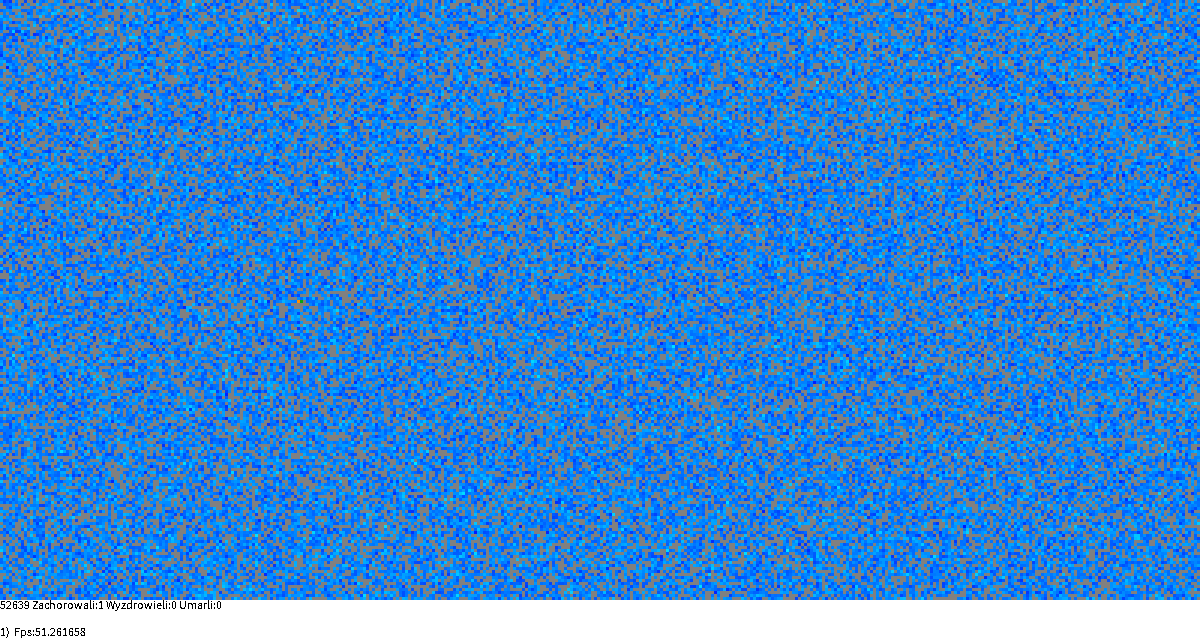
Frame 1 (no input)
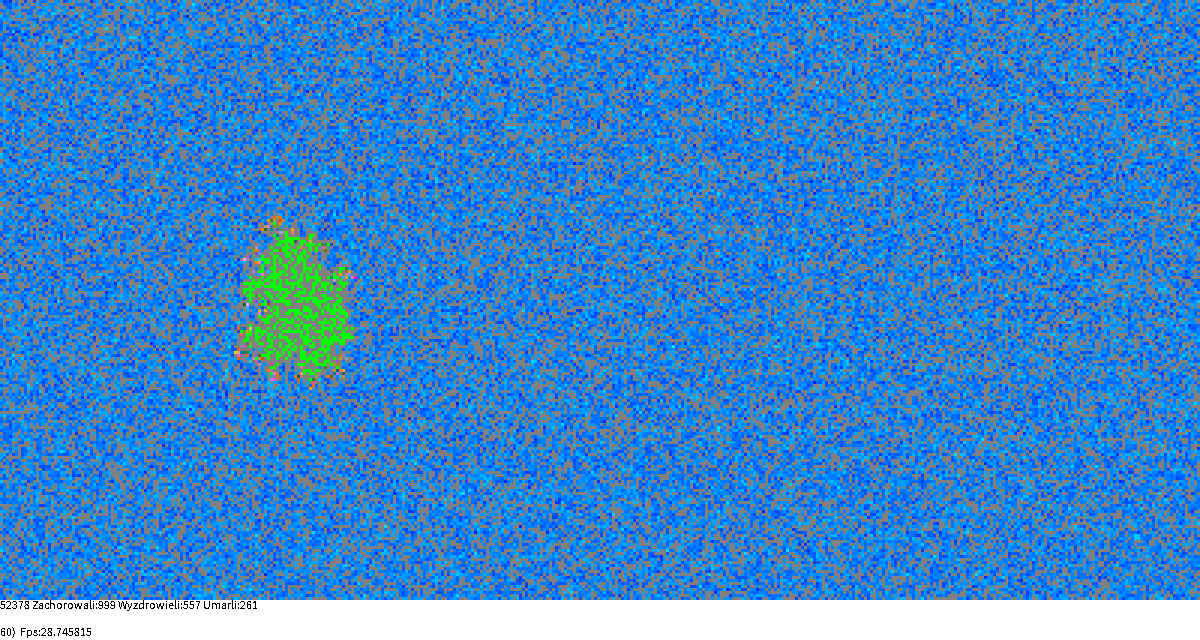
Frame 60 (the mouse pressed at the canvas centre just before this capture)
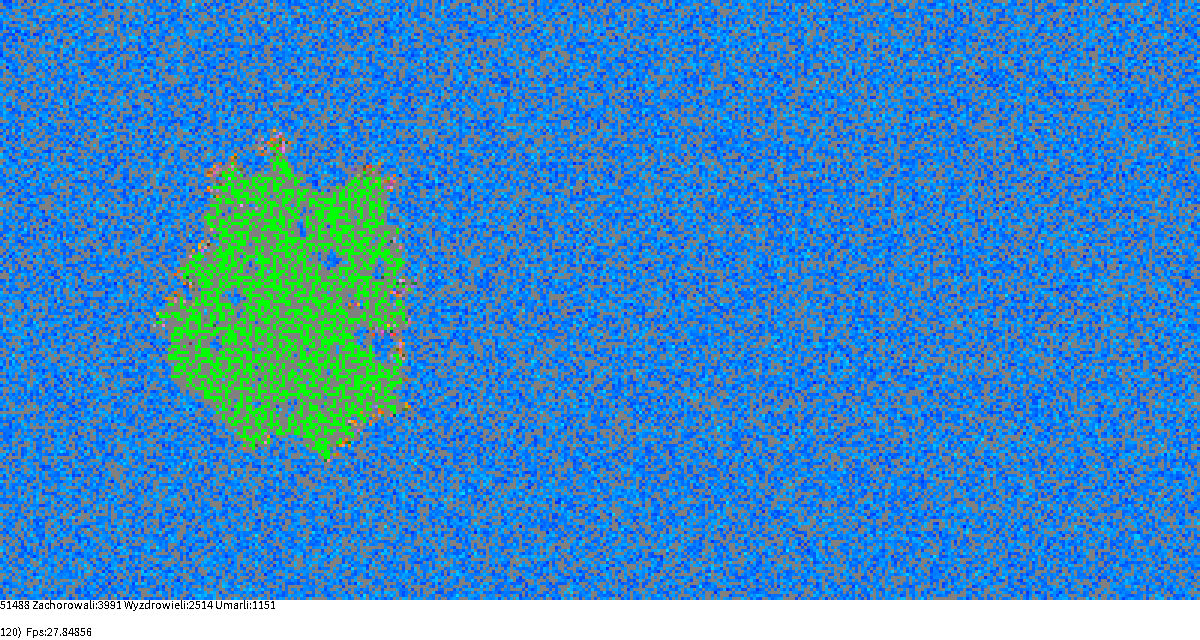
Frame 120 (the mouse held since frame 60 and released just before this capture)

The Processing sketch that drew these frames (run headless with seeded random() and noise(); from frame 60 on, the mouse is pressed at the canvas centre):

// Processing sketch: ABMEpidemiaRectImmG
// ── ABMEpidemiaRectImmG.pde
// ABM minimum template - using template for AGENT BASE MODEL in 1D & 2D discrete geometry
// @author Wojciech Borkowski
//-///////////////////////////////////////////////////////////////////////////////////////

//MODEL PARAMETERS
int side=200; //LENGTH OF THE SIDE OF THE WORLD
String modelName="ABMEpidemia";
float density=0.66;

World TheWorld=new World(side); //INITIALIZATION IS COMPLETED 
                               //IN THE setup() FUNCTION

//"final" is something like constants ;-)
final int Duration=7; //Infection duration
//final int Empty=0; //UNNECESSARY. Instead, there is a null value in the agent handle array cell. 
final int Susceptible=1;
final int Infected=2;
final int Recovered=Infected+Duration;
//final float PTransfer=???;  //Probability of infecting an agent in a single interaction
                              //teraz zależy od indywidualnej wartości `immunity`!
final float PDeath=0.05;      //Average probability of death in one day of illness duration

//STATISTICS CALCULATED DURING THE SIMULATION
int liveCount=0;
int sumInfected=0; //Number of successful infections
int sumRecovered=0; //Number of recoveries
int sumDeath=0; //Number of deaths
                               
//VISUALIZATION PARAMETERS, STATISTICS, ETC.
int cwidth=3; //CELL SIDE LENGTH IN VISUALIZATION - THE VALUE GIVEN HERE IS ONLY PROVISIONAL
              //WARTOŚĆ NADANA TU JEST TYLKO WSTĘPNA
int STATUSHEIGH=40; //HEIGHT OF THE STATUS BAR AT THE BOTTOM OF THE WINDOW

int STEPSperVIS=1; //HOW OFTEN DO WE RUN THE VISUALIZATION
int FRAMEFREQ=30; //HOW MANY TIMES PER SECOND DOES draw() RUN?

//boolean WITH_VIDEO=false; //DO WE WANT TO SAVE TO A MOVIE FILE (requires RTMVideo.pde module)
boolean simulationRun=true; //SIMULATION OPERATIONS FLAG (Start/Stop) 

void setup()
{
  //GRAPHICS BELOW
  size(1200,640); //UNFORTUNATELY, ONLY LITERAL VALUES CAN BE PRESENTED HERE ("LITERALS")
  noSmooth();   //Significantly speeds up visualizations
  frameRate(FRAMEFREQ);
  background(255,255,200);
  strokeWeight(2);
  //randomSeed(-1013); //Seeding a generator when a repeatable sequence is required, e.g., 107 or 1013.
  
  //INITIALIZATION OF THE MODEL AND (OPTIONALLY) STATISTICS
  initializeModel(TheWorld); //COMPLETING WORLD INITIALIZATION
  //initializeStats();      //UNCOMMENT THIS IF USING STATISTICS
  //doStatistics(TheWorld); //as above
  
  //CALCULATE THE REQUIRED WINDOW SIZE FOR size()
  println(modelName+": REQUIRED SIZE OF PAINTING AREA IS "
          +(cwidth*side)+"x"+(cwidth*side+STATUSHEIGH));
  cwidth=(height-STATUSHEIGH)/side; // HOWEVER, WE ADAPT THE SIZE OF THE CELLS TO THE WINDOW THAT IS
  
  //INITIALIZE ANIMATION RECORDING (if using RTMVideo.pde)
  //if(WITH_VIDEO) {initVideoExport(this,modelName+".mp4",FRAMEFREQ);FirstVideoFrame();}
  
  //CONSOLE INFO AT THE END OF THE setup() FUNCTION
  println("CURRENT SIZE OF PAINTING AREA IS "+width+"x"+height); //-myMenu.bounds.height???
  visualizeModel(TheWorld); //FIRST WORLD VISUALIZATION AFTER INITIALIZATION
  
  //if(!simulationRun) //REQUIRES RTMEvents.pde MODULE
  //  println("PRESS 'r' or 'ESC' to start simulation");
  //else
  //  println("PRESS 's' or 'ESC' to pause simulation");
  
  //NextVideoFrame(); //FIRST REAL ANIMATION FRAME (if we use RTMVideo.pde)
}

void draw()
{
  if(simulationRun)
  {
    modelStep(TheWorld);
    //doStatistics(TheWorld); //UNCOMMENT THIS IF USING STATISTICS
  }                          //Uses an internal flag to determine whether the log has been opened
  
  writeStatusLine();
  
  if(!simulationRun //Only visualization should work after pausing the simulation
  || StepCounter % STEPSperVIS == 0 ) //When the model is running, visualization should only be performed every few steps
  {
    visualizeModel(TheWorld);
    //NextVideoFrame(); //ANIMATION FRAME RECORDING FUNCTION. 
  }                    //Uses an internal flag to determine if the movie has started

}

void writeStatusLine()
{
  fill(255);rect(0,side*cwidth,width,STATUSHEIGH);
  fill(0);noStroke();
  textAlign(LEFT, TOP);
  text(liveCount+" Zachorowali:"+sumInfected+" Wyzdrowieli:"+sumRecovered+" Umarli:"+sumDeath,0,side*cwidth); //A place for the MOST IMPORTANT STATISTICS
  println("ST:"+StepCounter+"\tZ\t"+sumInfected+"\tW\t"+sumRecovered+"\tU\t"+sumDeath);
  textAlign(LEFT, BOTTOM);
  text(StepCounter+")  Fps:"+ frameRate,0,side*cwidth+STATUSHEIGH-2);
}

//-/////////////////////////////////////////////////////////////////////////////////////////
//  https://www.researchgate.net/profile/WOJCIECH_BORKOWSKI - ABM MAIN TEMPLATE
//-/////////////////////////////////////////////////////////////////////////////////////////

// ── Agent.pde
// An agent is one of the two central classes in any ABM model.
//-/////////////////////////////////////////////////////////////
class Agent
{
  int   state;
  float immunity; //InsteadPTransfer!
  
  Agent() //Agent constructor. Initializes attributes
  {
    state=Susceptible;
    immunity=( random(1.0)+random(1.0)+random(1.0)
              +random(1.0)+random(1.0)+random(1.0) )/6.0; //Mean 0.5
            //=random(1.0); //The mean is the same, but the distribution is flat
  }
}

//-/////////////////////////////////////////////////////////////////////////////////////////
//  https://www.researchgate.net/profile/WOJCIECH_BORKOWSKI - ABM: AGENT FOR FILL UP
//-/////////////////////////////////////////////////////////////////////////////////////////

// ── AgentBasics.pde
// An agent is one of the two central classes in any ABM model.
// The agent must be initialized and must have change logic
//-/////////////////////////////////////////////////////////////

void initializeAgents(Agent[][] agents)
{
   for(int a=0;a<agents.length;a++)
    for(int b=0;b<agents[a].length;b++)
      if(random(1)<density)
      {
        Agent curr=new Agent();
        //ADDITIONAL AGENT INITIALIZATION CODE, e.g. curr.initialise();
        liveCount++;
        agents[a][b]=curr;
      }
      
   //Initiating infection from the center
   if(agents[agents.length/2][agents.length/2]==null) //If he weren't here
   {
      agents[agents.length/2][agents.length/2]=new Agent();
      liveCount++;
   }
   agents[agents.length/2][agents.length/2].state=Infected;
}
//OR
void initializeAgents(Agent[] agents)
{
  for(int a=0;a<agents.length;a++)
    if(random(1)<density)
    {
      Agent curr=new Agent();
      //ADDITIONAL AGENT INITIALIZATION CODE, e.g. curr.initialise();
      liveCount++;
      agents[a]=curr;
    }
   
   //Initiating infection from the center
   if(agents[agents.length/2]==null) //If he weren't here
   {
      agents[agents.length/2]=new Agent();
      liveCount++;
   }
   agents[agents.length/2].state=Infected;
}

void  agentsChange(Agent[] agents) //to be changed to agentsChange()
{
  int MC=agents.length;
  for(int i=0;i<MC;i++)
  {
    int a=(int)random(0,agents.length);
    if(agents[a]!= null )
    {
      //agents[a].dummy+=random(-0.1,0.1); //EXAMPLE AGENT STATE CHANGE
    }
  }  
}
//OR
void  agentsChange(Agent[][] agents) //to be changed to agentsChange()
{
  int MC=agents.length*agents[0].length;
  for(int i=0;i<MC;i++)
  {
    int a=(int)random(0,agents.length); //or "agents[a].length" in case we want to make a rectangle
    int b=(int)random(0,agents[a].length); //print(a,b,' ');
    if(agents[a][b]!= null )
    {
       //If the cell is empty or the agent is healthy, we do nothing
       if(agents[a][b].state<Infected || Recovered<=agents[a][b].state) continue;
       
       //Calculating neighbor locations
       int dw=(a+1) % agents.length;   
       int up=(agents.length+a-1) % agents.length;
       int right = (b+1) % agents[a].length;      
       int left  = (agents[a].length+b-1) % agents[a].length;

       if(agents[a][left]!=null
       && agents[a][left].state==Susceptible && random(1) < 1-agents[a][left].immunity )
         {agents[a][left].state=Infected; sumInfected++;}
        
       if(agents[a][right]!=null
       && agents[a][right].state==Susceptible && random(1) < 1-agents[a][right].immunity )
         {agents[a][right].state=Infected; sumInfected++;}
        
       if(agents[up][b]!=null
       && agents[up][b].state==Susceptible && random(1) < 1-agents[up][b].immunity )
         {agents[up][b].state=Infected; sumInfected++;}
        
       if(agents[dw][b]!=null
       && agents[dw][b].state==Susceptible && random(1) < 1-agents[dw][b].immunity ) 
         {agents[dw][b].state=Infected; sumInfected++;}

       float prob=random(1); //Fate for the day
       
       if(prob<PDeath) //He dies on this day
        {agents[a][b]=null;sumDeath++;liveCount--;}
        else
        {
          //... or he is cured
          if(++(agents[a][b].state)==Recovered)
              sumRecovered++;
          //else //...OR STILL SUFFERING!
        }
    }
  }
}

//-//////////////////////////////////////////////////////////////////////////////////////////////////////////
//  https://www.researchgate.net/profile/WOJCIECH_BORKOWSKI - ABM: BASIC INITIALISATION & EVERY STEP CHANGE
//-//////////////////////////////////////////////////////////////////////////////////////////////////////////

// ── AssemblingOfWorld.pde
// The world is one of the two central classes of every ABM model
//-/////////////////////////////////////////////////////////////
int StepCounter=0; //GLOBAL SIMULATION STEP COUNTER

class World
{
  //Agent agents[]; //ONE-DIMENSIONAL AGENT TABLE
  //OR
  Agent agents[][]; //TWO-DIMENSIONAL AGENT TABLE
  
  World(int side) //CONSTRUCTION OF THE WORLD
  {
    //agents=new Agent[side];
    //OR
    agents=new Agent[side][2*side];
  }
}

//MORE COMPLEX FUNCTIONALITIES ARE DEFINED AS SEPARATE FUNCTIONS RATHER THAN CLASS METHODS World
//DUE TO PROCESSING SYNTAX LIMITATIONS
//WHICH DOESN'T ALLOW YOU TO HIDE LESS IMPORTANT CLASS METHODS SOMEWHERE ELSE
//-//////////////////////////////////////////////////////////////////////////

void initializeModel(World world)
{
  initializeAgents(world.agents); //THE OVERLOADED FUNCTION WILL BE SELECTED HERE!
}

void visualizeModel(World world)
{
  visualizeAgents(world.agents); //THE OVERLOADED FUNCTION WILL BE SELECTED HERE!
}

//void dummyChange(World world) //THIS FUNCTION CAN BE REMOVED WHEN
//{                             //A REAL MODEL CODE APPEARS
//  dummyChangeAgents(world.agents); //THE OVERLOADED FUNCTION WILL BE SELECTED HERE!
//}

void modelStep(World world)
{
   //dummyChange(world); //TEMPORARY USE OF TRIVIA DYNAMICS
   //OR
   //REAL MODEL CODE
   agentsChange(world.agents); //THE OVERLOADED FUNCTION WILL BE SELECTED HERE!
   
   StepCounter++;
}

//-/////////////////////////////////////////////////////////////////////////////////////////////
//  https://www.researchgate.net/profile/WOJCIECH_BORKOWSKI - ABM: WORLD OF AGENTS FOR FILL UP
//-/////////////////////////////////////////////////////////////////////////////////////////////

// ── ModelVisual.pde
// A world full of agents requires a method of visualization on a screen/window
//-//////////////////////////////////////////////////////////////////////////

void visualizeAgents(Agent[][] agents)
{
  Agent curra;
  for(int a=0;a<agents.length;a++)
   for(int b=0;b<agents[a].length;b++)
   {
    //AGENT COLORING
    if( (curra=agents[a][b]) != null )
    {
      float green=curra.immunity*255;
      switch(curra.state){ //The selection statement allows us to choose any color
      case Recovered:  fill(0,255,0);break; // Cured
      case Infected:   fill(255,green,0);break; // Just infected
      case Susceptible:fill(0,green,255);break; // Vulnerable
      default:         fill(random(255),green,random(255)); // Sick
      break;
      } 
    }
    else
    {
      fill(128);
    }
    
    noStroke();
    rect(b*cwidth,a*cwidth,cwidth,cwidth); //THIS IS ACTUAL DRAWING 
   }
}
//OR
void visualizeAgents(Agent[] agents)
{
   Agent curra;
   for(int a=0;a<agents.length;a++)
   {
    //AGENT COLORING  
    if( (curra=agents[a]) != null )
    {
      switch(curra.state){ //The selection statement allows us to choose any color
      case Recovered:  fill(0,255,0);break; // Cured
      case Infected:   fill(255,0,0);break; // Just infected
      case Susceptible:fill(0,0,255);break; // Vulnerable
      default:         fill(random(255),0,random(255)); // Sick
      break;
      } 
    }
    else
    {
      fill(128);
    }
    
    int t=StepCounter%side;
    noStroke();
    rect(a*cwidth,t*cwidth,cwidth,cwidth); //THIS IS ACTUAL DRAWING 
    
    stroke(255);
    line(0,(t+1)*cwidth+1,width,(t+1)*cwidth+1); //LINE FOR THE PRESENT TIME
   }
}

//-//////////////////////////////////////////////////////////////////////////////////////////////////////
/// @author https://www.researchgate.net/profile/WOJCIECH_BORKOWSKI @src: ABM: BASIC VISUALISATION
//-//////////////////////////////////////////////////////////////////////////////////////////////////////
